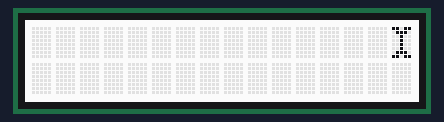
The sketch below on a simulated Arduino Uno, built with avr-gcc and run on an emulated ATmega328P. Parts: 16×2 character LCD. Random numbers use the default seed unless the sketch sets one.

Above: at 0.1 s.
At 32.27 s:
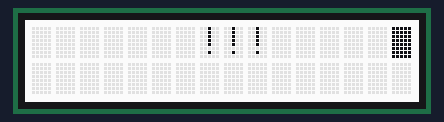
At 33.03 s:
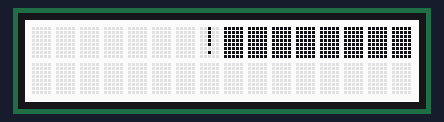
At 33.8 s:
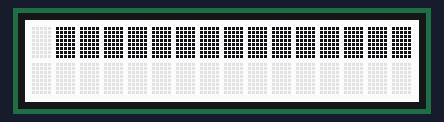
At 39.16 s:
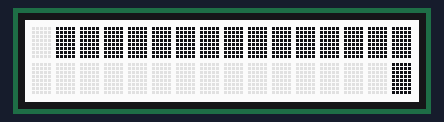
At 39.93 s:
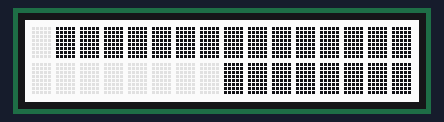

Measured:
- what the display in image 3 shows lasts 5.4 s, from 33.7 s to 39.1 s

The sketch:

sketch_boneTest.ino
```cpp
#include <Wire.h>
#include "rgb_lcd.h"

rgb_lcd lcd;

int upPin = 12;
int downPin = 10;
int leftPin = 8;
int rightPin = 6;

int playerX = 0;
int playerY = 1;
int boneX = 15;
int boneY = random(0,1);
int beamY = random(0,1);

bool warning = false;
bool beamShot = false;

int loopSwitch = 0;
int pauze = 300;
long boneSnelheid = random(200, 1000);


int gameStatus = 0;
const int BEGINSCHERM1 = 0;
const int BEGINSCHERM2 = 1;
const int SPELEN = 2;
const int GAMEOVER1 = 3;
const int GAMEOVER2 = 4;

int knopStatus = 1;
const int tUp = 1;
const int tDown = 2;
const int tLeft = 3;
const int tRight = 4;

//characters(obstacle/player)
const byte player[8] = {
  0b00000,
  0b00000,
  0b11011,
  0b11111,
  0b11111,
  0b01110,
  0b00100,
  0b00000
};

const byte bone[8] = {
  0b11011,
  0b01110,
  0b00100,
  0b00100,
  0b00100,
  0b00100,
  0b01110,
  0b11011
};

const byte beamParticle[8] = {
  0b11111,
  0b11111,
  0b11111,
  0b11111,
  0b11111,
  0b11111,
  0b11111,
  0b11111
};

void beam(){
    for(int beamX = 15; beamX < 16; beamX--){
    if(beamX > 0 && beamY == 0){
    lcd.createChar(3, beamParticle);//maakt bot obstakel
    lcd.setCursor(beamX, beamY);//plek van obstakel
    lcd.write((byte)3);//print bot
    delay(100);
      }
    }
  }

void setup() {
  pinMode(upPin, INPUT);
  digitalWrite(upPin, HIGH);
  pinMode(downPin, INPUT);
  pinMode(leftPin, INPUT);
  pinMode(rightPin, INPUT);
  lcd.begin(16, 2);
  gameStatus == BEGINSCHERM1;
}

void loop() {
    lcd.createChar(2, bone);//maakt bot obstakel
    lcd.setCursor(boneX, boneY);//plek van obstakel
    lcd.write((byte)2);//print bot

    if(boneX <= 15){
    boneX--;
    delay(boneSnelheid);
    lcd.setCursor(boneX + 1, boneY);
    lcd.print(" ");
    }

    if(boneX == 0){
      loopSwitch = loopSwitch + 1;
      }

    if(loopSwitch == 3){
      lcd.setCursor(7,0);
      lcd.print("!!!");
      warning = true;
      }

    if(warning == true){
      beam();
      beamShot = true;
      warning = false;
    }

    if(beamShot == true){
      int tijd = millis();
      if(tijd == 1000){
        for(int i = 15; i < 16; i--){
         if(i > 0){
          lcd.setCursor(i, beamY);
          lcd.print(" ");
            }
          }
        }
      beamShot = false;
      }

    if(boneX < 0){
      boneX = 15;
      }


}
```
